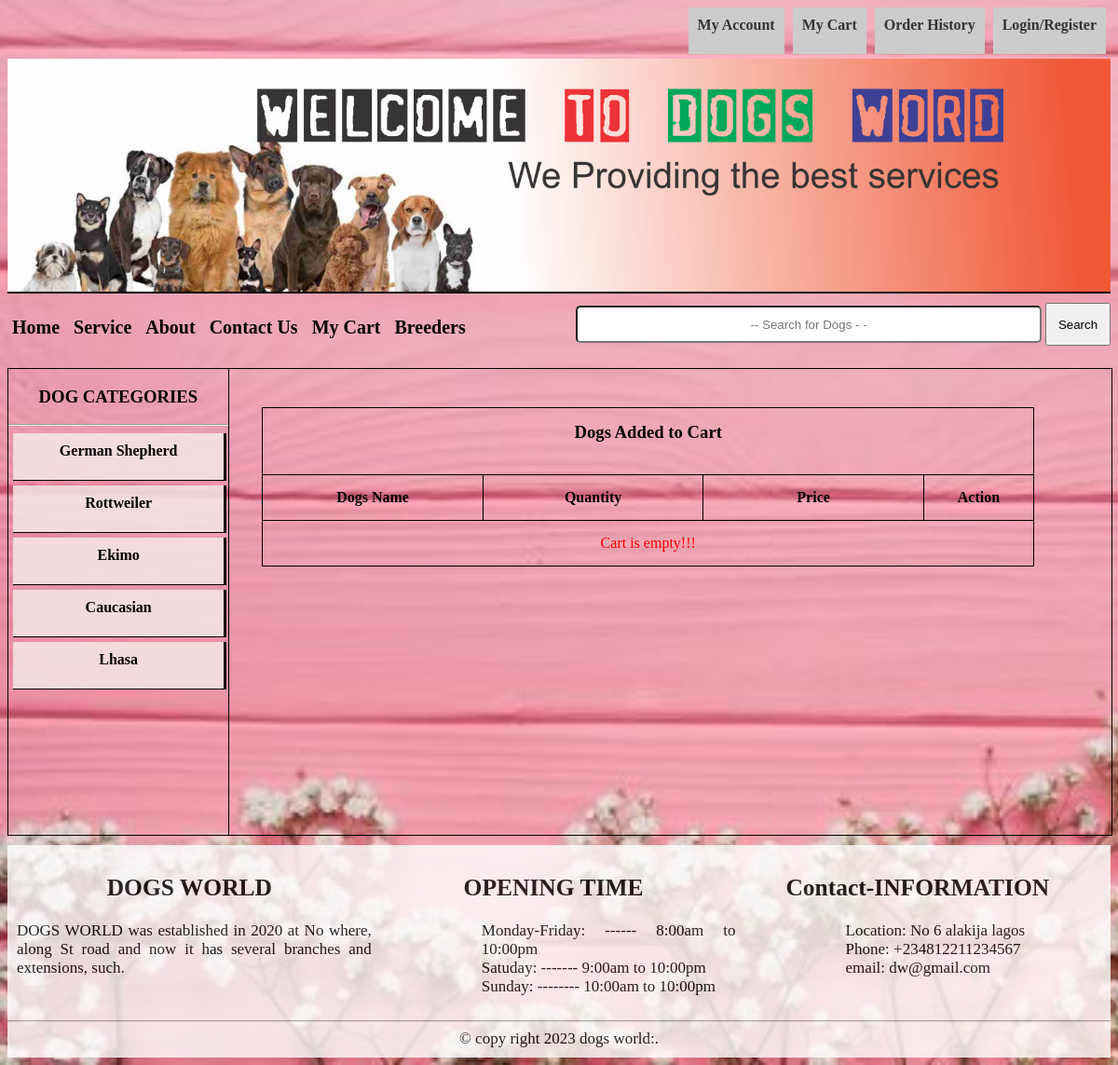
The app's page /cart.php with its own data.
### tables this page shows
CREATE TABLE `category` (
  `id` int(4) NOT NULL,
  `name` varchar(25) NOT NULL
);

### cart.php (the view, shortened to what this page needs)
<?php
include('menu-2.php');
include('header.php');
require('connect.php');
$sql="SELECT `id`,`name`  FROM category";
$stmt = $pdo->prepare($sql);
$stmt->execute();
$cts= $stmt->fetchAll(PDO::FETCH_ASSOC);
?>
  <div id="main-content" >
    <div class="content-left">
        <h3 style="text-align:center">DOG CATEGORIES</h3>
		<hr>
        <div class="admin_panel">
            <ul>
                <li>
                <?php
                foreach($cts as $ct){
                    ?>
                <a href="d-category.php?cid=<?php echo $ct['id'];?>">
                <?php echo $ct['name'];?></a>
                <?php }?>
                </li>
            </ul>
        </div>
    </div>
<div class="right" style="height:500px;">
<form action="checkout.php" method="post">
<table border="1" width="100%" cellpadding="15px;" style="border-collapse:collapse;border-color:black; margin-top:5%">
          <tr>
            <th colspan="5"><h3>Dogs Added to Cart</h3></th>
          </tr>
          <tr>
              <th width="20%">Dogs Name</th>
              <th width="20%">Quantity</th>
              <th width="20%">Price</th>
              <th width="10%">Action</th>
          </tr>
          <?php
          if(!empty($_SESSION['shopping_cart']))
          {
            $total = 0;
            foreach($_SESSION["shopping_cart"] as $keyd => $values)
            {
              ?>
              <tr>
                <td>
					<input type="hidden" name="productid[]" value="<?php echo $values['item_id']?>">
					<?php echo $values["item_name"];?>
				</td>
                <td><?php echo $values["item_num"];?>
				         </td>
                <td>N<?php echo number_format($values["item_price"],2);?>
					<input type="hidden" name="price" value="<?php echo $values["item_price"];?>">
                </td>
                <td><a href="cart.php?action=delete&product_id=<?php echo $values["item_id"];?>" style="color:red"><span>Remove from Cart</span></a></td>
              </tr>
              <?php
              $total =$total + 1 * $values["item_price"];
            }
            ?>
            <tr>
                <th align="right" colspan="2">Total:</th>
                <th align="right">N<?php echo number_format($total, 2);?></th>
                <th>
                  <input type="hidden" name="total" value="<?=$total?>">
                      <input type="submit" name="check-out" id="checkout" value="Check Out">
				</th>
            </tr>
            <?php
          }
          else{
            echo '<tr style="text-align:center; color:red"><td colspan="5">Cart is empty!!!</td></tr>';
            }
          ?>
        </table>
        </form>
  </div>
</div>
<?php include('footer.php');
?>

### css/style.css (style rules this page uses)
body { font-family:Cambria; background: #f5e6e6dc; background: url("../img/bg1.jpg")no-repeat; background-size:cover; }
.content-left { border-right: 1px solid #000; height: auto; }
.content-left .admin_panel { width:96%; height:auto; margin-left: 5px; margin-top: 5px; margin-bottom: 20px; }
.content-left .admin_panel ul { margin: 0; padding: 0; }
.content-left .admin_panel li { list-style:none; }
.content-left .admin_panel a { text-decoration: none; display: block; width:100%; height:40px; font-weight: bold; padding-top:10px; margin-top:5px; color: black; background-color:#f5e6e6dc; border-bottom: 1px solid black; border-right: 3px solid black; text-align: center; }
#main-content { width:100%; border:1px solid #000; height: auto; display: grid; grid-template-columns: 20% 70%; grid-gap: 3%; }

### records on screen
category: name "German Shepherd"
category: name "Rottweiler"
category: name "Ekimo"
category: name "Caucasian"
category: name "Lhasa"
